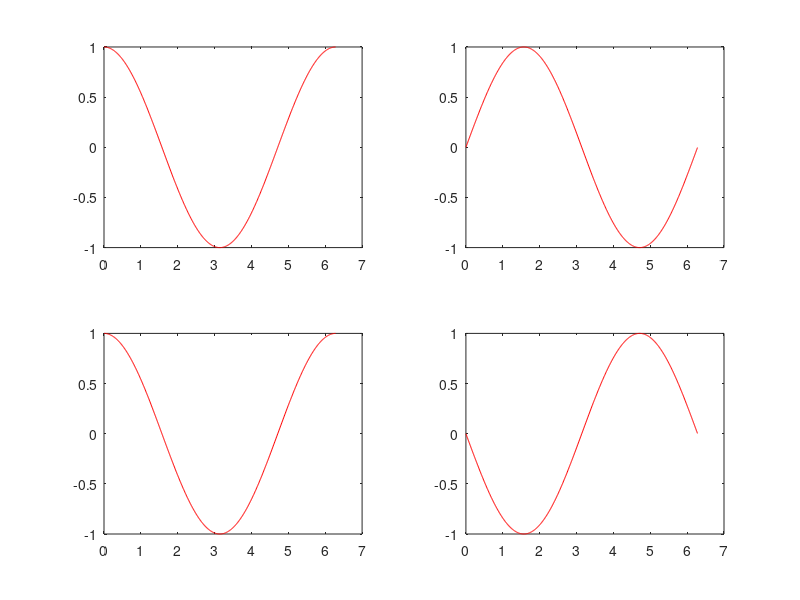

The MATLAB source for this figure:
x = 0:0.01:2*pi;

cose = (exp(i*x)+ exp(-i*x))/2
sine = (exp(i*x)- exp(-i*x))/2*i


subplot(2,2,1)
plot(x,cos(x),'r-')
subplot(2,2,2)
plot(x,sin(x),'r-')
subplot(2,2,3)
plot(x,cose,'r-')
subplot(2,2,4)
plot(x,sine,'r-')
